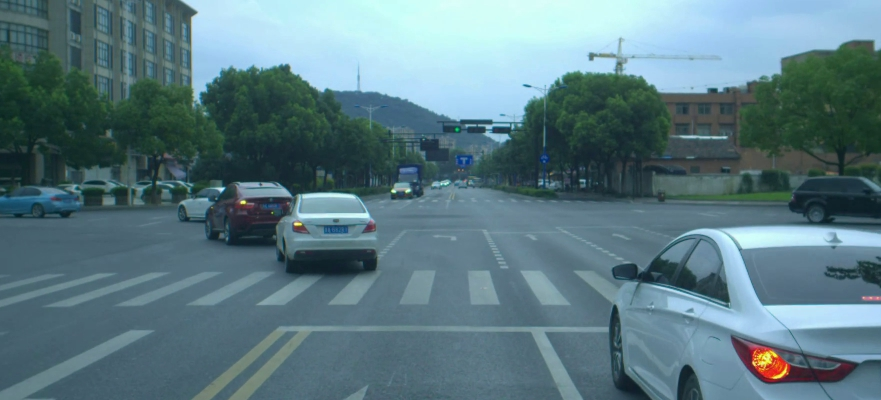
#> input picture Dataset/2018-07-09-16-11-56_2018-07-09-16-51-40-823-right.jpg, 881 x 400 px; its folder holds 6 pictures in this run
$ jupyter execute --allow-errors Proj_global_final.ipynb   (Python 2 division)
#> lines starting #> are read from the running program, lines starting #| are printed output that depends on the picture; after the words box and inside, x2 and y2 are one past the last pixel; in counts of white or black regions, pixels touching at a corner belong together; long printed decimals are rounded
# 1. Preprocessing & Load data

[cell 1]
import os
import numpy as np
import cv2
import glob
from matplotlib import pyplot as plt
import sys
import seaborn as sns
import pandas as pd
import time

[cell 2]
rootpath = "../Dataset"

## 1.1 Load the data and preprocessing

[cell 3]
# Read in images from a filepath as graycsale
date = "2018-07-09-16-11-56_2018-07-09-16-51-40-823-"
imgL= cv2.imread(os.path.join(rootpath, date+"left.jpg"),cv2.IMREAD_GRAYSCALE)
imgR = cv2.imread(os.path.join(rootpath, date+"right.jpg"),cv2.IMREAD_GRAYSCALE)
#> imgR: shape (400, 881); min 23, max 246, mean 113.2
imgTruth = cv2.imread(os.path.join(rootpath, date+"disparity.png"),cv2.IMREAD_GRAYSCALE)
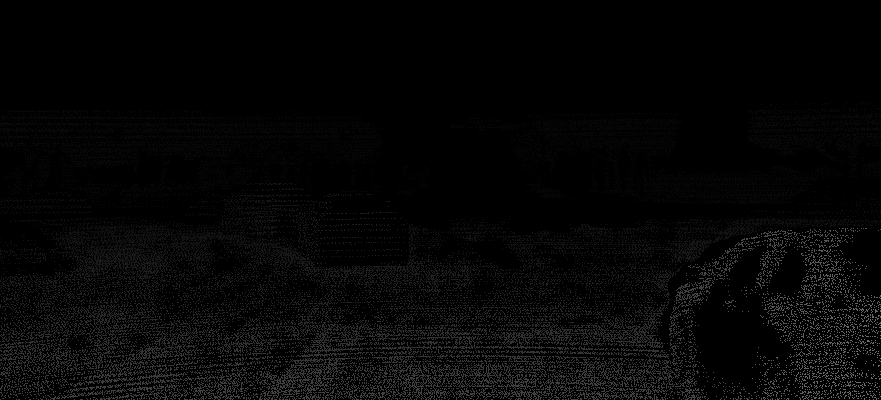
#> input picture Dataset/2018-07-09-16-11-56_2018-07-09-16-51-40-823-disparity.png, 881 x 400 px
#> imgTruth is the input picture: shape (400, 881); min 0, max 111, mean 6
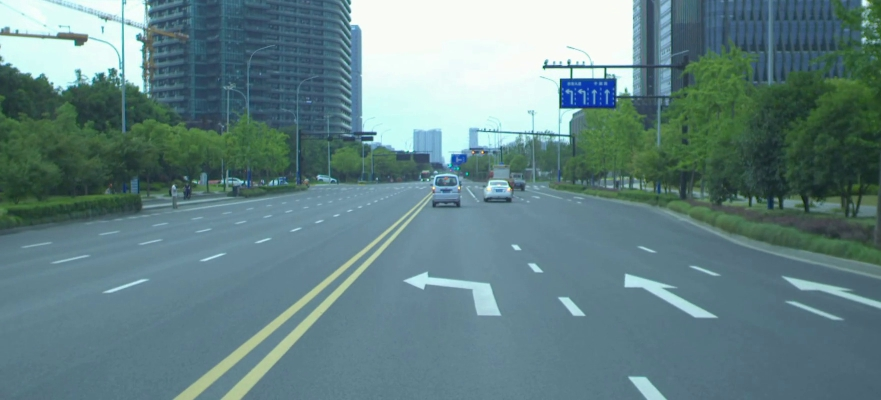
#> input picture Dataset/2018-07-09-16-11-56_2018-07-09-16-11-56-702-left.jpg, 881 x 400 px
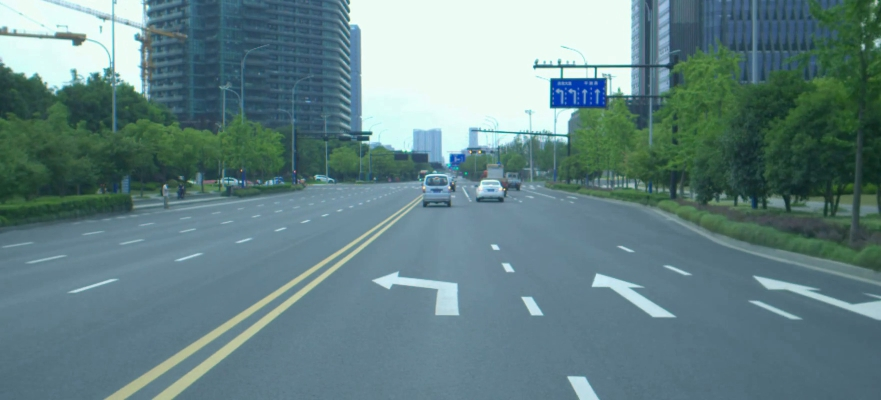
#> input picture Dataset/2018-07-09-16-11-56_2018-07-09-16-11-56-702-right.jpg, 881 x 400 px
#> `imgR = cv2.imread(os.path.join(rootpath, date+"right.jpg"),cv2.IMREAD_..`:
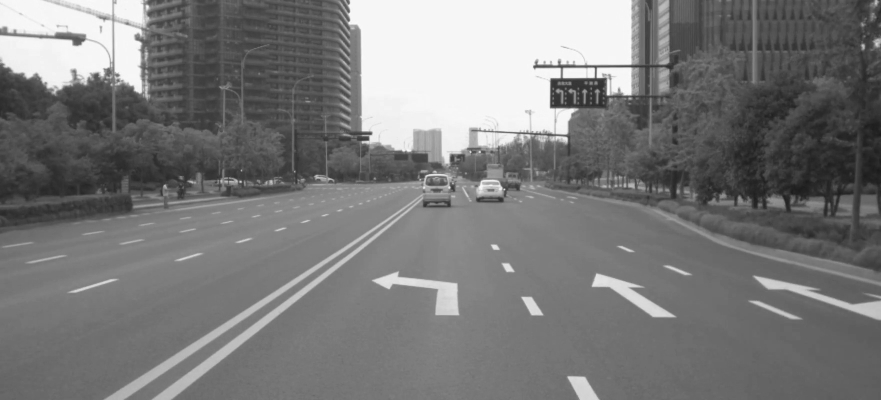
#> imgR: shape (400, 881); min 26, max 251, mean 121.9
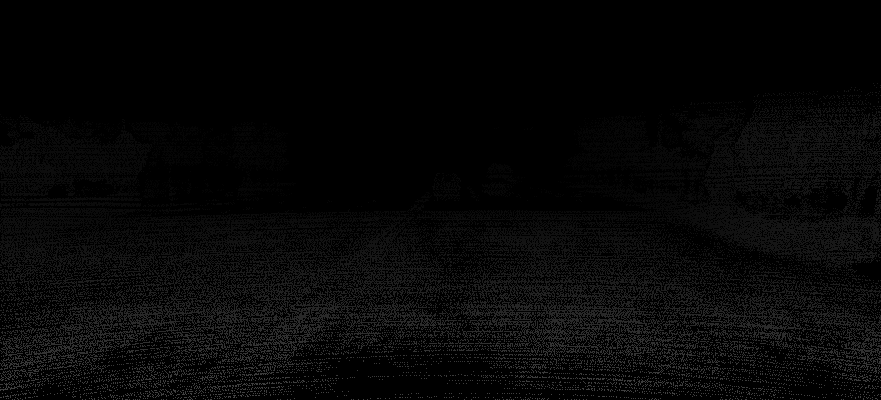
#> input picture Dataset/2018-07-09-16-11-56_2018-07-09-16-11-56-702-disparity.png, 881 x 400 px
#> further down, imgTruth is the input picture: shape (400, 881); min 0, max 68, mean 6.8

#> (a cell that did not finish here is left out)

## 1.2 Check for rectification

[cell 5]
# Initiate SIFT detector
sift = cv2.SIFT_create() # if cv2 version >= 4.4.0
# sift = cv2.xfeatures2d.SIFT_create() # if cv2 version = 4.3.x

# Compute SIFT keypoints and descriptors
#> (the rest of this cell did not finish here and is left out)

- The epipolar lines are parallel and epipoles are met at infinity
- No need for rectification

## 1.3 Get stereo depth map from cv2.StereoBM_create

[cell 6]
# Computing stereo correspondence using the block matching algorithm.
# Initialize the stereo block matching object
''' numDisparities - the disparity search range. For each pixel algorithm will find
                     the best disparity from 0 (default minimum disparity) to numDisparities.
                     The search range can then be shifted by changing the minimum disparity.
    blockSize - the linear size of the blocks compared by the algorithm.
                The size should be odd (as the block is centered at the current pixel).
                Larger block size implies smoother, though less accurate disparity map.
                Smaller block size gives more detailed disparity map,
                but there is higher chance for algorithm to find a wrong correspondence. '''
num_disp = 32 # try to tune the parameters to get better&smooth result
block_size = 21
stereoBM = cv2.StereoBM_create(numDisparities=num_disp,
                             blockSize=block_size)

# Compute the disparity image
#> (the rest of this cell did not finish here and is left out)

# Local Correspondence

[cell 7]
# Find the disparity map with various options
def fastLocalStereo(stereoType, imgL, imgR, window_size, norm_mean=False, norm_std=False,blur="avg", D=100,  verbose=False):

#> called with stereoType = 'SSD', window_size = (35, 35), norm_mean = True, norm_std = True, blur = 'avg', D = 100, verbose = False
    assert(imgL.shape==imgR.shape)

    # reassign data type allow for more accurate calculation
    imgL = imgL.astype('float64')
    imgR = imgR.astype('float64')


    numerator = np.ones(imgL.shape, np.float64)
    denominator = np.ones(imgL.shape, np.float64)


    # Normalizing the mean
    if norm_mean:
        imgL = imgL-cv2.blur(imgL, window_size)
        imgR = imgR-cv2.blur(imgR, window_size)
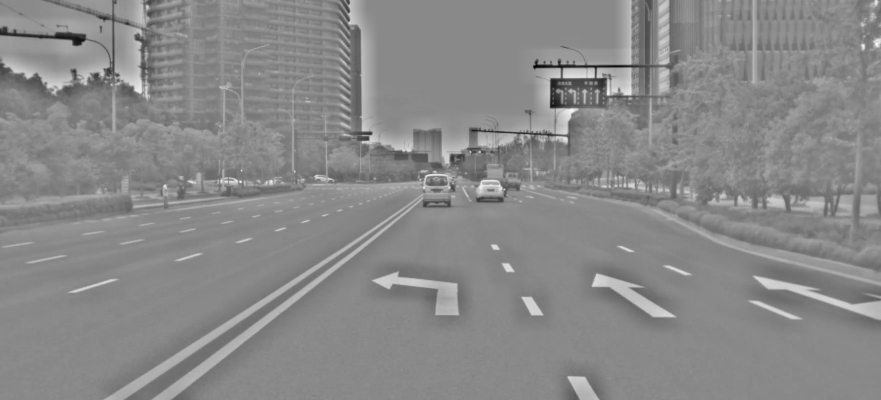
#> imgR: shape (400, 881) float64; min -152.6, max 130.7, mean 0; drawn with min black and max white


    # find the log disparity when d=0
    best_log_disp = calculateLogDisp(stereoType, imgL, imgR, window_size, norm_std, blur)
    best_ind = np.zeros(imgL.shape)


    prev_img = imgR

    # each time shift the imgR and using conv2d to get DSI and find disparity map
    for d in range(1, D):

        if (verbose and d%100==0):
            print("==finish {} iterations==".format(i))

        curr_img = np.hstack((prev_img[:,1:], prev_img[:,[0]])).astype('float64')


        curr_log_disp = calculateLogDisp(stereoType, imgL, curr_img, window_size, norm_std, blur)

        best_ind[curr_log_disp<best_log_disp] = d
        best_log_disp = np.minimum(best_log_disp, curr_log_disp)
        prev_img = curr_img

        if verbose:
            print('best_ind: ', best_ind)
            print('best_disp: ',best_log_disp)
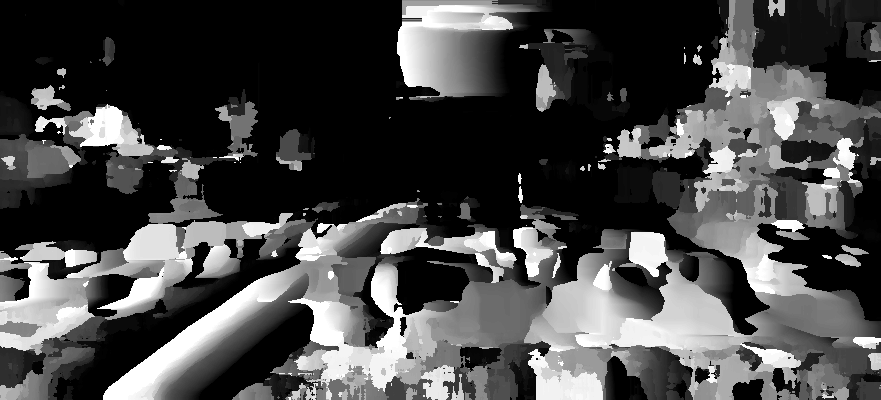
#> best_ind: shape (400, 881) float64; min 0, max 99, mean 28.2; drawn with min black and max white
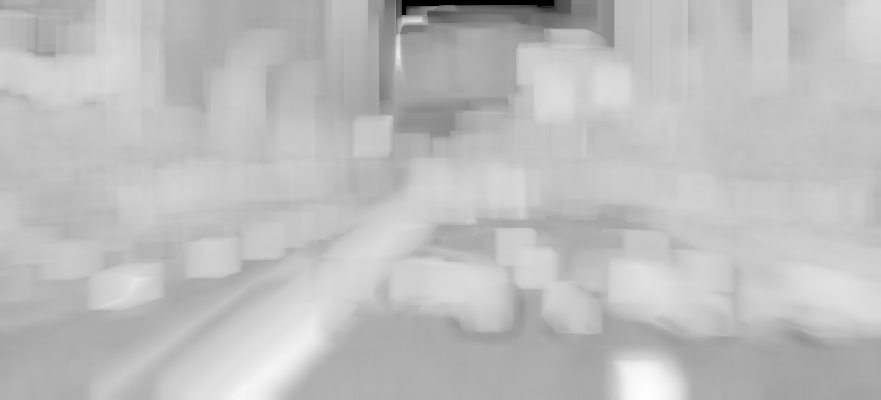
#> best_log_disp: shape (400, 881) float64; min -11.52, max 6.83, mean 2.15; drawn with min black and max white

    return best_ind

# 2. Calculate Global Correspondence

[cell 8]
# Code for test
imgL= cv2.imread(os.path.join(rootpath, date+"left.jpg"),cv2.IMREAD_GRAYSCALE)
imgR= cv2.imread(os.path.join(rootpath, date+"right.jpg"),cv2.IMREAD_GRAYSCALE)

# imgL = imgL[0:30,0:30].astype('uint64')
# imgR = imgR[0:30,0:30].astype('uint64')

#> (the rest of this cell did not finish here and is left out)

## 2.1 intrascanline search

[cell 9]
# calcualte the rmse
def rms_error(img, imgTruth=imgTruth):
    mask = imgTruth!=0
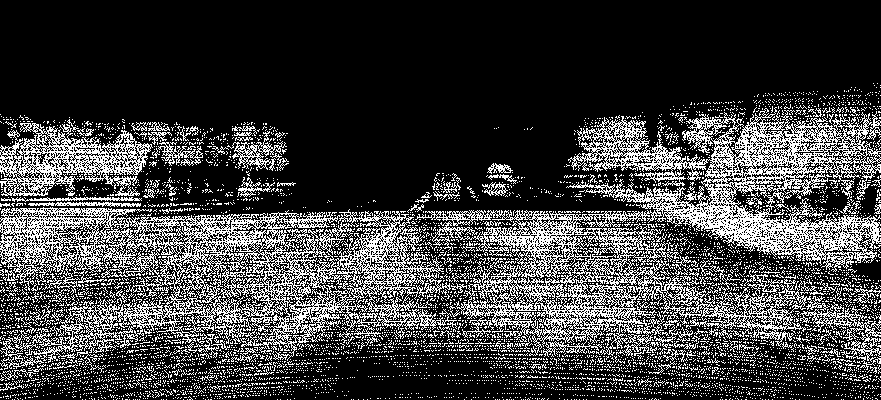
#> mask: shape (400, 881) bool; 25% white in thin lines or dots, all inside (x1, y1, x2, y2) = (0, 83, 881, 400)
#| size =  35  d_ZSSD_Loc =  36.230
    return np.sqrt(np.sum(((img-imgTruth)**2)[mask])/(np.sum(mask)+1e-10))

[cell 10]
# fraction of disparities less than threshold
def fraction(img, truth, thres):
    mask = truth!=0
    return np.sum(np.logical_and(np.abs(img-truth)<thres, mask)/(np.sum(mask)+1e-10))

[cell 11]
# filter img using various smoothing method
def filter_img(img, window_size, blur):
    if blur=="avg":
        return cv2.blur(img,window_size)
    if blur=="gau":
        return cv2.GaussianBlur(img,window_size,0)
    else:
        return cv2.medianBlur(np.uint8(img),window_size[0]).astype('float64')

[cell 12]
# calculate the log disparity between two images give stereotype
def calculateLogDisp(stereoType, imgL, imgR, window_size, norm_std, blur):

    denominator = np.ones(imgL.shape, np.float64)


    # Calculate the numerator using formula
    if (stereoType=="SAD"):
        numerator = filter_img(np.abs(imgR-imgL),window_size, blur)
    elif (stereoType=="SSD"):
        numerator = filter_img((imgR-imgL)**2,window_size, blur)
    else:
        numerator = filter_img(np.abs(imgR*imgL),window_size, blur)

    # Calculate the denominator: normalizing terms
    if norm_std:
        denominator = filter_img(imgR**2,window_size, blur)


    # Calculate the log disparities
    if (stereoType=="SAD" or stereoType=="SSD"):
        best_log_disp = np.log(numerator+1e-10)-0.5*np.log(denominator+1e-10)
    else:
        best_log_disp = -1*(np.log(numerator+1e-10)-0.5*np.log(denominator+1e-10))

    return best_log_disp

#> (a cell that did not finish here is left out)

[cell 14]
# Find the disparity map using global method
def fastGlobalStereo(stereoType, imgL, imgR, window_size, norm_mean=False, norm_std=False,blur="avg", use_soft=False, D=100, verbose=False):
#> called with stereoType = 'SSD', window_size = (35, 35), norm_mean = True, norm_std = True, blur = 'avg', use_soft = True, D = 100, verbose = False
    assert(imgL.shape==imgR.shape)

    imgL = imgL.astype('float64')
    imgR = imgR.astype('float64')


    numerator = np.ones(imgL.shape, np.float64)
    denominator = np.ones(imgL.shape, np.float64)


    # normalise mean
    if norm_mean:
        imgL = imgL-cv2.blur(imgL, window_size)
        imgR = imgR-cv2.blur(imgR, window_size)


    disparity_space = []
    best_ind = np.zeros(imgL.shape)


    prev_img = imgR

    for d in range(D):

        if (verbose and d%100==0):
            print("==finish {} iterations==".format(d))

        # get log disparity value
        log_disp = calculateLogDisp(stereoType, imgL, prev_img, window_size, norm_std,blur)
        disparity_space.append(np.expand_dims(log_disp, axis=-1))

        # shift the right image
        next_img = np.hstack((prev_img[:,1:], prev_img[:,[0]])).astype('float64')
        prev_img = next_img
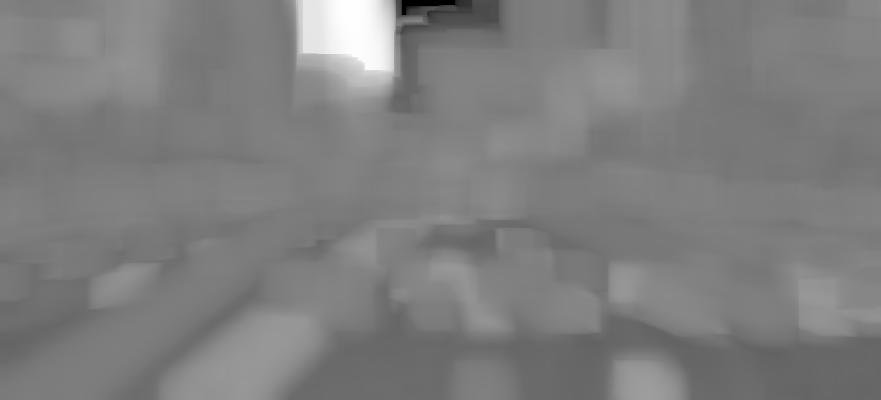
#> log_disp: shape (400, 881) float64; min -11.52, max 18.84, mean 3.58; drawn with min black and max white
#> after the loop, disparity_space = 100 items


    # disparity_space: DSI for scanlines
    disparity_space = np.concatenate(disparity_space,axis=-1)

    return intralineSearch(disparity_space,use_soft,  True)

# Results

[cell 15]
dates = ["2018-07-09-16-11-56_2018-07-09-16-11-56-702-",
        "2018-07-09-16-11-56_2018-07-09-16-13-38-366-",
        "2018-07-09-16-11-56_2018-07-09-16-14-54-205-",
        "2018-07-09-16-11-56_2018-07-09-16-16-13-272-",
        "2018-07-09-16-11-56_2018-07-09-16-25-10-570-",
        "2018-07-09-16-11-56_2018-07-09-16-26-00-067-",
        "2018-07-09-16-11-56_2018-07-09-16-27-53-156-",
        "2018-07-09-16-11-56_2018-07-09-16-29-12-297-",
        "2018-07-09-16-11-56_2018-07-09-16-29-56-824-",
        "2018-07-09-16-11-56_2018-07-09-16-30-47-660-"]

thres = [4, 2, 1, 0.5, 0.25]

[cell 16]
res_ZSSD_Glo_Hard = []
res_ZSSD_Glo_Soft = []
res_ZSSD_Loc = []

frac_4_ZSSD_Glo_Hard = []
frac_4_ZSSD_Glo_Soft = []
frac_4_ZSSD_Loc = []

frac_2_ZSSD_Glo_Hard = []
frac_2_ZSSD_Glo_Soft = []
frac_2_ZSSD_Loc = []

frac_1_ZSSD_Glo_Hard = []
frac_1_ZSSD_Glo_Soft = []
frac_1_ZSSD_Loc = []

frac_0_5_ZSSD_Glo_Hard = []
frac_0_5_ZSSD_Glo_Soft = []
frac_0_5_ZSSD_Loc = []

frac_0_25_ZSSD_Glo_Hard = []
frac_0_25_ZSSD_Glo_Soft = []
frac_0_25_ZSSD_Loc = []


time_ZSSD_Glo_Hard = []
time_ZSSD_Glo_Soft = []
time_ZSSD_Loc = []


#> (the rest of this cell did not finish here and is left out)

[cell 17]
print("res_ZSSD_Glo_Hard: ", np.mean(res_ZSSD_Glo_Hard), np.std(res_ZSSD_Glo_Hard))
#| res_ZSSD_Glo_Hard:  nan nan
print("res_ZSSD_Glo_Soft: ", np.mean(res_ZSSD_Glo_Soft), np.std(res_ZSSD_Glo_Soft))
#| res_ZSSD_Glo_Soft:  nan nan
print("res_ZSSD_Loc: ", np.mean(res_ZSSD_Loc), np.std(res_ZSSD_Loc))
#| res_ZSSD_Loc:  36.230 0.0

print("frac_4_ZSSD_Glo_Hard: ", np.mean(frac_4_ZSSD_Glo_Hard), np.std(frac_4_ZSSD_Glo_Hard))
#| frac_4_ZSSD_Glo_Hard:  nan nan
print("frac_4_ZSSD_Glo_Soft: ", np.mean(frac_4_ZSSD_Glo_Soft), np.std(frac_4_ZSSD_Glo_Soft))
#| frac_4_ZSSD_Glo_Soft:  nan nan
print("frac_4_ZSSD_Loc: ", np.mean(frac_4_ZSSD_Loc), np.std(frac_4_ZSSD_Loc))
#| frac_4_ZSSD_Loc:  0.05389 0.0


print("frac_2_ZSSD_Glo_Hard: ", np.mean(frac_2_ZSSD_Glo_Hard), np.std(frac_2_ZSSD_Glo_Hard))
#| frac_2_ZSSD_Glo_Hard:  nan nan
print("frac_2_ZSSD_Glo_Soft: ", np.mean(frac_2_ZSSD_Glo_Soft), np.std(frac_2_ZSSD_Glo_Soft))
#| frac_2_ZSSD_Glo_Soft:  nan nan
print("frac_2_ZSSD_Loc: ", np.mean(frac_2_ZSSD_Loc), np.std(frac_2_ZSSD_Loc))
#| frac_2_ZSSD_Loc:  0.02146 0.0


print("frac_1_ZSSD_Glo_Hard: ", np.mean(frac_1_ZSSD_Glo_Hard), np.std(frac_1_ZSSD_Glo_Hard))
#| frac_1_ZSSD_Glo_Hard:  nan nan
print("frac_1_ZSSD_Glo_Soft: ", np.mean(frac_1_ZSSD_Glo_Soft), np.std(frac_1_ZSSD_Glo_Soft))
#| frac_1_ZSSD_Glo_Soft:  nan nan
print("frac_1_ZSSD_Loc: ", np.mean(frac_1_ZSSD_Loc), np.std(frac_1_ZSSD_Loc))\
#| frac_1_ZSSD_Loc:  0.006931 0.0

print("frac_0_5_ZSSD_Glo_Hard: ", np.mean(frac_0_5_ZSSD_Glo_Hard), np.std(frac_0_5_ZSSD_Glo_Hard))
#| frac_0_5_ZSSD_Glo_Hard:  nan nan
print("frac_0_5_ZSSD_Glo_Soft: ", np.mean(frac_0_5_ZSSD_Glo_Soft), np.std(frac_0_5_ZSSD_Glo_Soft))
#| frac_0_5_ZSSD_Glo_Soft:  nan nan
print("frac_0_5_ZSSD_Loc: ", np.mean(frac_0_5_ZSSD_Loc), np.std(frac_0_5_ZSSD_Loc))
#| frac_0_5_ZSSD_Loc:  0.006931 0.0


print("frac_0_25_ZSSD_Glo_Hard: ", np.mean(frac_0_25_ZSSD_Glo_Hard), np.std(frac_0_25_ZSSD_Glo_Hard))
#| frac_0_25_ZSSD_Glo_Hard:  nan nan
print("frac_0_25_ZSSD_Glo_Soft: ", np.mean(frac_0_25_ZSSD_Glo_Soft), np.std(frac_0_25_ZSSD_Glo_Soft))
#| frac_0_25_ZSSD_Glo_Soft:  nan nan
print("frac_0_25_ZSSD_Loc: ", np.mean(frac_0_25_ZSSD_Loc), np.std(frac_0_25_ZSSD_Loc))
#| frac_0_25_ZSSD_Loc:  0.006931 0.0


print("time_ZSSD_Glo_Hard: ", np.mean(time_ZSSD_Glo_Hard), np.std(time_ZSSD_Glo_Hard))
#| time_ZSSD_Glo_Hard:  nan nan
print("time_ZSSD_Glo_Soft: ", np.mean(time_ZSSD_Glo_Soft), np.std(time_ZSSD_Glo_Soft))
#| time_ZSSD_Glo_Soft:  nan nan
print("time_ZSSD_Loc: ", np.mean(time_ZSSD_Loc), np.std(time_ZSSD_Loc))
#| time_ZSSD_Loc:  2.452 0.0
